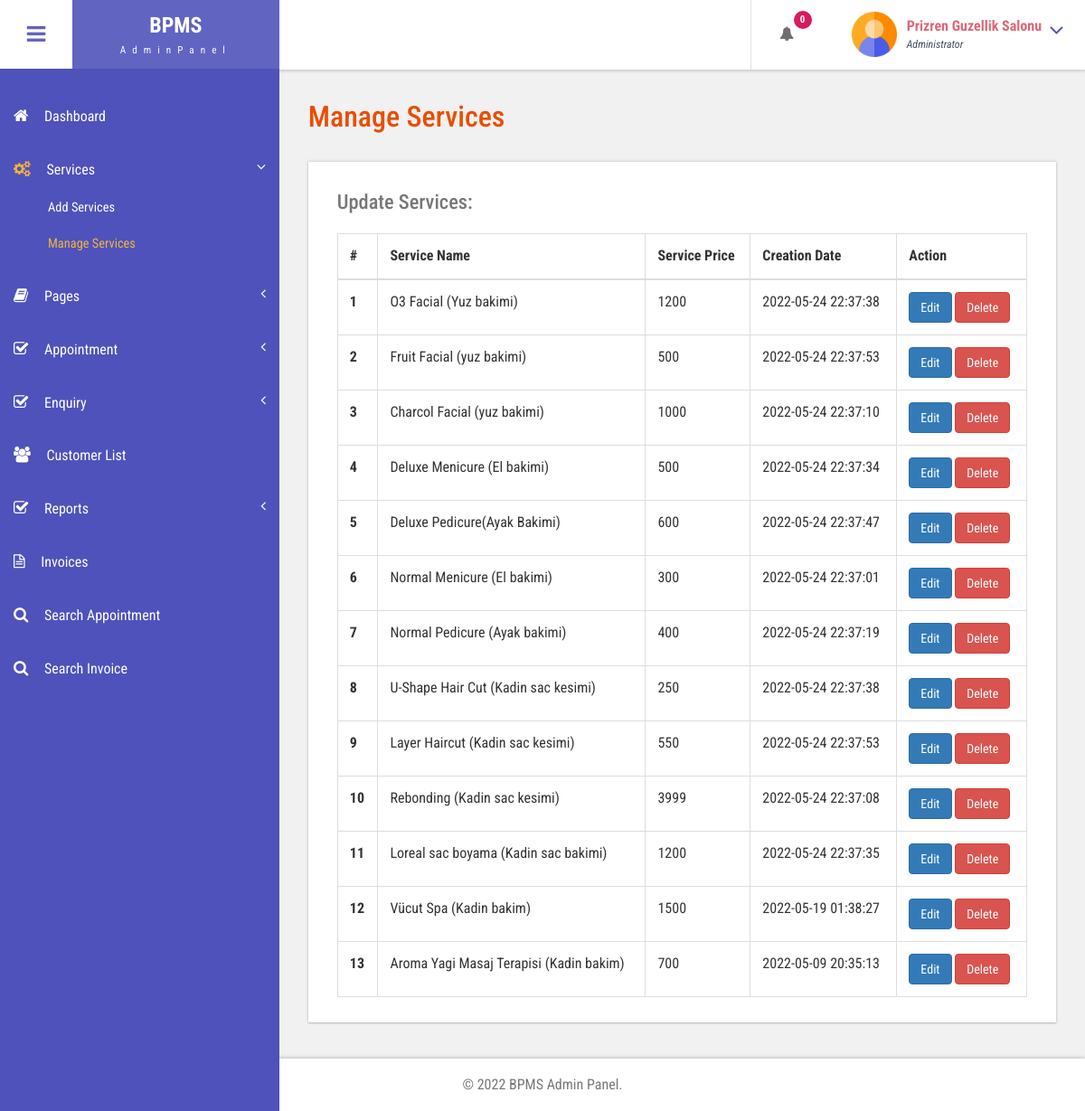
Screenshot of /admin/manage-services.php (signed in) with the database file from the repository.
### tables this page shows
CREATE TABLE `tblservices` (
  `ID` int(10) NOT NULL,
  `ServiceName` varchar(200) DEFAULT NULL,
  `ServiceDescription` mediumtext DEFAULT NULL,
  `Cost` int(10) DEFAULT NULL,
  `Image` varchar(200) DEFAULT NULL,
  `CreationDate` timestamp NULL DEFAULT current_timestamp()
);

### htdocs/admin/manage-services.php (the view, shortened to what this page needs)
<?php
include('includes/dbconnection.php');
if (strlen($_SESSION['bpmsaid']==0)) {
  header('location:logout.php');
  } else{
  ?>
<!DOCTYPE HTML>
<html>
<head>
<link href="css/bootstrap.css" rel='stylesheet' type='text/css' />
<link href="css/style.css" rel='stylesheet' type='text/css' />
<link href="css/font-awesome.css" rel="stylesheet">
<link href="css/animate.css" rel="stylesheet" type="text/css" media="all">
<link href="css/custom.css" rel="stylesheet">
</head>
<body class="cbp-spmenu-push">
	<div class="main-content">
		 <?php include_once('includes/sidebar.php');?>
		 <?php include_once('includes/header.php');?>
		<div id="page-wrapper">
			<div class="main-page">
				<div class="tables">
					<h3 class="title1">Manage Services</h3>
					<div class="table-responsive bs-example widget-shadow">
						<h4>Update Services:</h4>
						<table class="table table-bordered"> <thead> <tr> <th>#</th> <th>Service Name</th> <th>Service Price</th> <th>Creation Date</th><th>Action</th> </tr> </thead> <tbody>
<?php
$ret=mysqli_query($con,"select *from  tblservices");
$cnt=1;
while ($row=mysqli_fetch_array($ret)) {
?>
						 <tr> <th scope="row"><?php echo $cnt;?></th> <td><?php  echo $row['ServiceName'];?></td> <td><?php  echo $row['Cost'];?></td><td><?php  echo $row['CreationDate'];?></td> <td>
						 	<a href="edit-services.php?editid=<?php echo $row['ID'];?>" class="btn btn-primary">Edit</a>
						 	<a href="manage-services.php?delid=<?php echo $row['ID'];?>" class="btn btn-danger" onClick="return confirm('Are you sure you want to delete?')">Delete</a>
						 	</td> </tr>   <?php
$cnt=$cnt+1;
}?></tbody> </table>
					</div>
				</div>
			</div>
		</div>
		 <?php include_once('includes/footer.php');?>
	</div>
</body>
</html>
<?php }  ?>

### htdocs/admin/includes/header.php (shortened to what this page needs)
<div class="sticky-header header-section ">
      <div class="header-left">
        <button id="showLeftPush"><i class="fa fa-bars"></i></button>
        <div class="logo">
          <a href="index.html">
            <h1>BPMS</h1>
            <span>AdminPanel</span>
          </a>
        </div>
      </div>
      <div class="header-right">
        <div class="profile_details_left">
          <ul class="nofitications-dropdown">
            <?php
$ret1=mysqli_query($con,"select tbluser.FirstName,tbluser.LastName,tblbook.ID as bid,tblbook.AptNumber from tblbook join tbluser on tbluser.ID=tblbook.UserID where tblbook.Status is null");
$num=mysqli_num_rows($ret1);
?>
            <li class="dropdown head-dpdn">
              <a href="#" class="dropdown-toggle" data-toggle="dropdown" aria-expanded="false"><i class="fa fa-bell"></i><span class="badge blue"><?php echo $num;?></span></a>
            </li>
          </ul>
          <div class="clearfix"> </div>
        </div>
        <div class="profile_details">
        <?php
$adid=$_SESSION['bpmsaid'];
$ret=mysqli_query($con,"select AdminName from tbladmin where ID='$adid'");
$row=mysqli_fetch_array($ret);
$name=$row['AdminName'];
?>
          <ul>
            <li class="dropdown profile_details_drop">
              <a href="#" class="dropdown-toggle" data-toggle="dropdown" aria-expanded="false">
                <div class="profile_img">
                  <span class="prfil-img"><img src="images/admin.png" alt="" width="50" height="50"> </span>
                  <div class="user-name">
                    <p><?php echo $name; ?></p>
                    <span>Administrator</span>
                  </div>
                  <i class="fa fa-angle-down lnr"></i>
                  <div class="clearfix"></div>
                </div>
              </a>
            </li>
          </ul>
        </div>
        <div class="clearfix"> </div>
      </div>
      <div class="clearfix"> </div>
    </div>

### htdocs/admin/css/style.css (style rules this page uses)
h4, h5, h6, h1, h2, h3 { margin: 0; }
ul, ol { margin: 0; }
p { margin: 0; }
html, body { font-family: 'Roboto Condensed', sans-serif; font-size: 100%; overflow-x: hidden; background: #fff; }
body a { transition: 0.5s all ease; -webkit-transition: 0.5s all ease; -moz-transition: 0.5s all ease; -o-transition: 0.5s all ease; -ms-transition: 0.5s all ease; text-decoration:none; }
h1,h2,h3,h4,h5,h6 { margin:0; }
p { margin:0; }
ul,label { margin:0; padding:0; }
.main-content { position: relative; }
.sticky-header { position: fixed; top: 0; left:0px; width: 100%; z-index: 100; }
.header-section { background:#FFF; box-shadow: 1px 1px 4px rgba(0, 0, 0, 0.21); -webkit-box-shadow: 1px 1px 4px rgba(0, 0, 0, 0.21); -moz-box-shadow: 1px 1px 4px rgba(0, 0, 0, 0.21); -o-box-shadow: 1px 1px 4px rgba(0, 0, 0, 0.21); }
.header-section::after { clear: both; display: block; content: ''; }
.header-left { float: left; width: 45%; }
.header-right { float: right; }
button#showLeftPush { font-size: 1.5em; width: 80px; padding: 0.87em 0; text-align: center; cursor: pointer; float: left; color: #6F6F6F; -moz-transition: all 0.2s ease-out 0s; -webkit-transition: all 0.2s ease-out 0s; transition: all 0.2s ease-out 0s; border: none; background-color: #fff; outline:none; }
.cbp-spmenu-push { overflow-x: hidden; position: relative; }
.cbp-spmenu, .cbp-spmenu-push { -webkit-transition: all 0.3s ease; -moz-transition: all 0.3s ease; transition: all 0.3s ease; }
.cbp-spmenu-push div#page-wrapper { margin: 0 0 0 19.3em; transition:.5s all; -webkit-transition:.5s all; -moz-transition:.5s all; }
.fa { display: inline-block; font-family: FontAwesome; font-style: normal; font-weight: normal; line-height: 1; -webkit-font-smoothing: antialiased; -moz-osx-font-smoothing: grayscale; }
.logo { background: #6164C1; text-align: center; float: left; }
.logo a { padding: 0.9em 3.3em .7em; display: block; text-decoration: none; }
.logo a h1 { color: #fff; font-size: 1.5em; line-height: 1.2em; font-weight: 700; }
.logo a span { color: #F8F8F8; font-size: .7em; text-align: center; letter-spacing: 7px; }
.profile_details_left { float: left; }
li.dropdown.head-dpdn { display: inline-block; padding: 1.7em 0; border-left: 1px solid #E0E0E0; float: left; }
li.dropdown.head-dpdn a.dropdown-toggle { padding: 1.7em 2em; }
i.fa.fa-bell { color:#6F6F6F; }
.header-right span.badge { font-size: 11px; font-weight: bold; color: #FFF; background: #8BC34A; line-height: 15px; width: 20px; height: 20px; border-radius: 2em; -webkit-border-radius: 2em; -moz-border-radius: 2em; -o-border-radius: 2em; text-align: center; display: inline-block; position: absolute; top: 16%; padding: 2px 0 0; }
.header-right span.blue { background-color:#D81B60; }
.profile_details { float: right; }
.profile_details_drop a.dropdown-toggle { display:block; padding: 0.8em 3em 0 2em; }
.profile_img span.prfil-img { float:left; }
.user-name { float:left; margin-top:8px; margin-left:11px; height:35px; }
.profile_details ul li { list-style-type:none; position:relative; }
.profile_details li a i.fa.lnr { position: absolute; top: 34%; right: 8%; color: #4F52BA; font-size: 1.6em; }
.user-name p { font-size:1em; color:#DD6777; line-height:1em; font-weight:700; }
.user-name span { font-size: .75em; font-style: italic; color: #424f63; font-weight: normal; margin-top: .3em; }
.widget-shadow { background-color: #fff; box-shadow: 0 -1px 3px rgba(0,0,0,.12),0 1px 2px rgba(0,0,0,.24); -webkit-box-shadow: 0 -1px 3px rgba(0,0,0,.12),0 1px 2px rgba(0,0,0,.24); -moz-box-shadow: 0 -1px 3px rgba(0,0,0,.12),0 1px 2px rgba(0,0,0,.24); }
h3.title1 { font-size: 2em; color: #e94e02; margin-bottom: 0.8em; }
.table > thead > tr > th, .table > tbody > tr > th, .table > tfoot > tr > th, .table > thead > tr > td, .table > tbody > tr > td, .table > tfoot > tr > td { border-top: none; }
.tables h4 { font-size: 1.4em; margin-bottom: 1em; color: #777777; }
.tables .panel-body ,.tables .bs-example { padding: 2em 2em 0.5em; }
.tables .table > thead > tr > th, .tables .table > tbody > tr > th, .tables .table > tfoot > tr > th, .tables .table > thead > tr > td, .tables .table > tbody > tr > td, .tables .table > tfoot > tr > td { padding: 13px; border-top: 1px solid #E0E0E0; }
.bs-example { margin-top: 2em; }

### htdocs/admin/css/custom.css (style rules this page uses)
#page-wrapper { padding:7em 2em 2.5em; background-color: #F1F1F1; }

### rows the page displays
tblservices: ServiceName "O3 Facial (Yuz bakimi)", Cost "1200", CreationDate "2022-05-24 22:37:38"
tblservices: ServiceName "Fruit Facial (yuz bakimi)", Cost "500", CreationDate "2022-05-24 22:37:53"
tblservices: ServiceName "Charcol Facial (yuz bakimi)", Cost "1000", CreationDate "2022-05-24 22:37:10"
tblservices: ServiceName "Deluxe Menicure (El bakimi)", Cost "500", CreationDate "2022-05-24 22:37:34"
tblservices: ServiceName "Deluxe Pedicure(Ayak Bakimi)", Cost "600", CreationDate "2022-05-24 22:37:47"
tblservices: ServiceName "Normal Menicure (El bakimi)", Cost "300", CreationDate "2022-05-24 22:37:01"
tblservices: ServiceName "Normal Pedicure (Ayak bakimi)", Cost "400", CreationDate "2022-05-24 22:37:19"
tblservices: ServiceName "U-Shape Hair Cut (Kadin sac kesimi)", Cost "250", CreationDate "2022-05-24 22:37:38"
tblservices: ServiceName "Layer Haircut (Kadin sac kesimi)", Cost "550", CreationDate "2022-05-24 22:37:53"
tblservices: ServiceName "Rebonding (Kadin sac kesimi)", Cost "3999", CreationDate "2022-05-24 22:37:08"
tblservices: ServiceName "Loreal sac boyama (Kadin sac bakimi)", Cost "1200", CreationDate "2022-05-24 22:37:35"
tblservices: ServiceName "Vücut Spa (Kadin bakim)", Cost "1500", CreationDate "2022-05-19 01:38:27"
tblservices: ServiceName "Aroma Yagi Masaj Terapisi (Kadin bakim)", Cost "700", CreationDate "2022-05-09 20:35:13"

### other values shown
$num "0"
$name "Prizren Guzellik Salonu"
